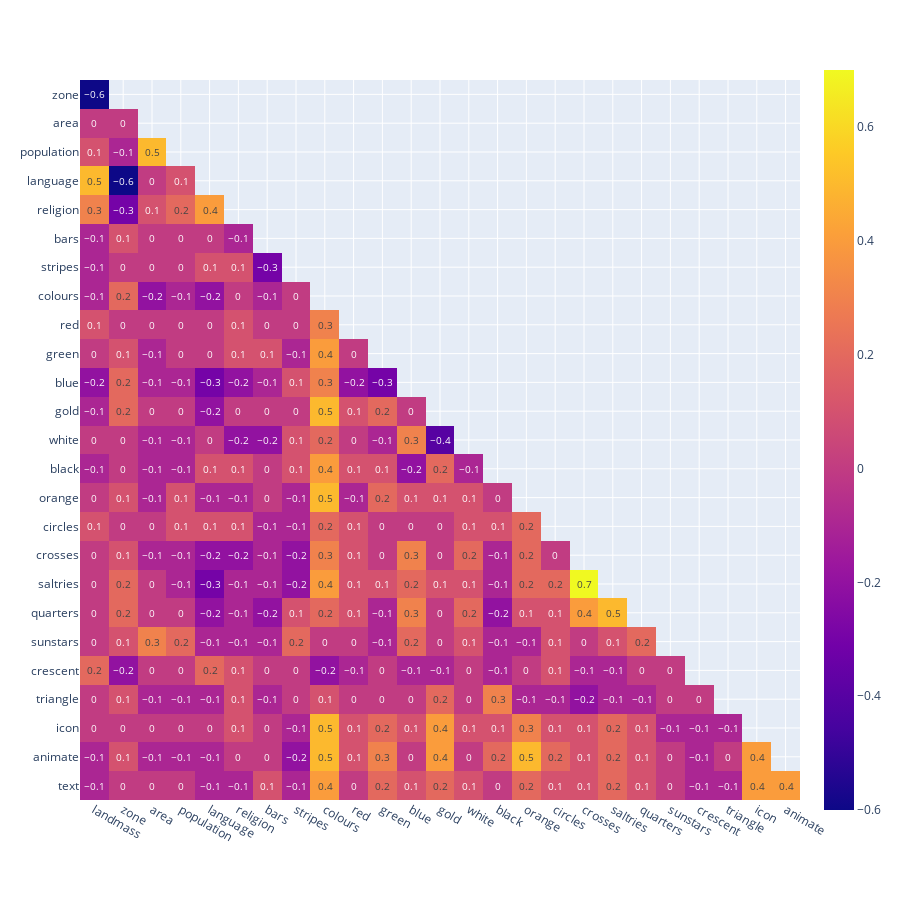

Notebook code for this chart:
### Code cell
import plotly.graph_objects as go
import numpy as np
import plotly.express as px

standard = (X.select_dtypes(include=[np.number]) - X.select_dtypes(include=[np.number]).mean()) / X.select_dtypes(include=[np.number]).std()
std_corr = standard.corr().round(1)
mask = np.triu(np.ones_like(std_corr, dtype=bool))
masked_corr_matrix = std_corr.where(~mask)
masked_corr_matrix = masked_corr_matrix.dropna(how='all', axis=0).dropna(how='all', axis=1)

fig = px.imshow(masked_corr_matrix, text_auto=True)
fig.update_layout(height=900, width=900)
fig.show()

### Figure 1 — Plotly figure (JSON) as saved in the notebook; plotly's stock layout.template omitted (floating-point values rounded to 4 significant figures; data arrays with more than 128 entries replaced by an {"elided": "..."} marker saying what was removed)
{"data": [{"coloraxis": "coloraxis", "hovertemplate": "x: %{x}<br>y: %{y}<br>color: %{z}<extra></extra>", "name": "0", "texttemplate": "%{z}", "type": "heatmap", "x": ["landmass", "zone", "area", "population", "language", "religion", "bars", "stripes", "colours", "red", "green", "blue", "gold", "white", "black", "orange", "circles", "crosses", "saltries", "quarters", "sunstars", "crescent", "triangle", "icon", "animate"], "xaxis": "x", "y": ["zone", "area", "population", "language", "religion", "bars", "stripes", "colours", "red", "green", "blue", "gold", "white", "black", "orange", "circles", "crosses", "saltries", "quarters", "sunstars", "crescent", "triangle", "icon", "animate", "text"], "yaxis": "y", "z": {"elided": "25x25 float values"}}], "layout": {"coloraxis": {"colorscale": [[0, "#0d0887"], [0.1111, "#46039f"], [0.2222, "#7201a8"], [0.3333, "#9c179e"], [0.4444, "#bd3786"], [0.5556, "#d8576b"], [0.6667, "#ed7953"], [0.7778, "#fb9f3a"], [0.8889, "#fdca26"], [1, "#f0f921"]]}, "height": 900, "margin": {"t": 60}, "width": 900, "xaxis": {"anchor": "y", "constrain": "domain", "domain": [0, 1], "scaleanchor": "y"}, "yaxis": {"anchor": "x", "autorange": "reversed", "constrain": "domain", "domain": [0, 1]}}}
